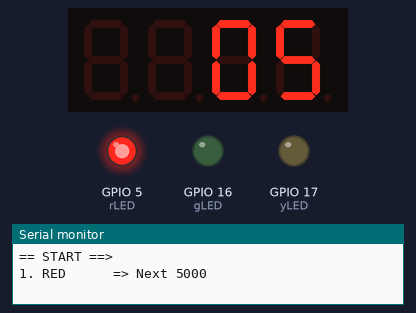
Bench run of a program on a simulated ESP32. Parts: 4-digit seven-segment display, output pins drawn as LEDs (lit = HIGH), the last lines printed to the serial monitor.

Above: at 1.1 s.
At 6.1 s:
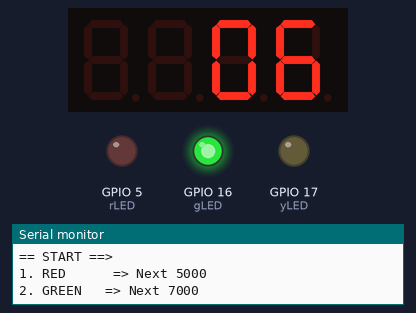
At 12.1 s:
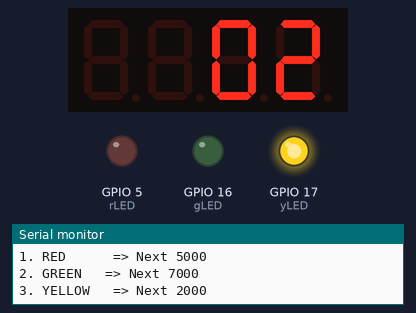
At 18.1 s:
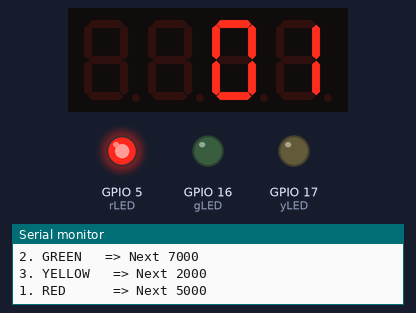
At 24.1 s:
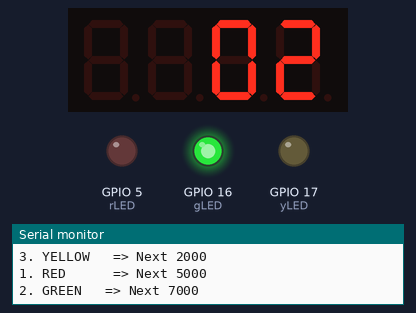
At 39.1 s:
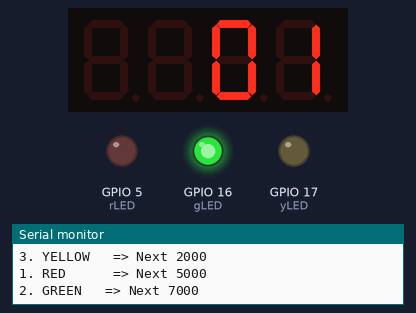
Timing chart, 0 to 40.0 s (numbered marks = the images above):
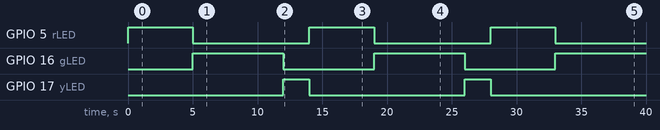

The program:

main.cpp
```cpp
#include <Arduino.h>
#include <TM1637Display.h>

// Pin
#define rLED  5
#define yLED  17
#define gLED  16

#define CLK   23
#define DIO   22

// Thời gian đèn (ms)
#define rTIME  5000   // 5 giây
#define yTIME  2000   // 2 giây
#define gTIME  7000   // 7 giây

ulong currentMiliseconds = 0;
ulong ledTimeStart = 0;
ulong displayTimeStart = 0;
int currentLED = rLED;
int counter = rTIME / 1000; // Bộ đếm ban đầu cho đèn đỏ

TM1637Display display(CLK, DIO);

bool IsReady(ulong &ulTimer, uint32_t milisecond);
void NonBlocking_Traffic_Light();
void Testing_Display(int timeLeft);

void setup() {
  // Cài đặt ban đầu
  Serial.begin(115200);
  pinMode(rLED, OUTPUT);
  pinMode(yLED, OUTPUT);
  pinMode(gLED, OUTPUT);

  display.setBrightness(7);

  digitalWrite(yLED, LOW);
  digitalWrite(gLED, LOW);
  digitalWrite(rLED, HIGH);

  Serial.println("== START ==> ");
  Serial.print("1. RED \t\t => Next "); Serial.println(rTIME);
}

void loop() {
  currentMiliseconds = millis();
  NonBlocking_Traffic_Light();

  // Hiển thị số giây còn lại
  int timeLeft = counter; // Truyền số giây còn lại vào Testing_Display
  Testing_Display(timeLeft);
}

bool IsReady(ulong &ulTimer, uint32_t milisecond) {
  if (currentMiliseconds - ulTimer < milisecond) return false;
  ulTimer = currentMiliseconds;
  return true;
}

void NonBlocking_Traffic_Light() {
  switch (currentLED) {
    case rLED: // Đèn đỏ
      if (IsReady(ledTimeStart, rTIME)) {
        digitalWrite(rLED, LOW);
        digitalWrite(gLED, HIGH);
        currentLED = gLED;
        counter = gTIME / 1000; // Reset bộ đếm theo thời gian đèn xanh
        Serial.print("2. GREEN\t => Next "); Serial.println(gTIME);
      }
      break;

    case gLED: // Đèn xanh
      if (IsReady(ledTimeStart, gTIME)) {
        digitalWrite(gLED, LOW);
        digitalWrite(yLED, HIGH);
        currentLED = yLED;
        counter = yTIME / 1000; // Reset bộ đếm theo thời gian đèn vàng
        Serial.print("3. YELLOW\t => Next "); Serial.println(yTIME);
      }
      break;

    case yLED: // Đèn vàng
      if (IsReady(ledTimeStart, yTIME)) {
        digitalWrite(yLED, LOW);
        digitalWrite(rLED, HIGH);
        currentLED = rLED;
        counter = rTIME / 1000; // Reset bộ đếm theo thời gian đèn đỏ
        Serial.print("1. RED \t\t => Next "); Serial.println(rTIME);
      }
      break;
  }
}

void Testing_Display(int timeLeft) {
  if (IsReady(displayTimeStart, 1000)) { // Cập nhật hiển thị mỗi giây
    display.showNumberDec(timeLeft, true, 2, 2);
    if (counter > 0) {
      counter--; // Giảm bộ đếm
    }
  }
}
```

Measured:
- by itself, GPIO 5 (rLED): alternates HIGH for 5.0 s and LOW for 9.0 s
- by itself, GPIO 16 (gLED): alternates HIGH for 7.0 s and LOW for 7.0 s
- by itself, GPIO 17 (yLED): alternates HIGH for 2.0 s and LOW for 12.0 s
- what the display in image 0 shows lasts 1.0 s, from 1.0 s to 2.0 s
